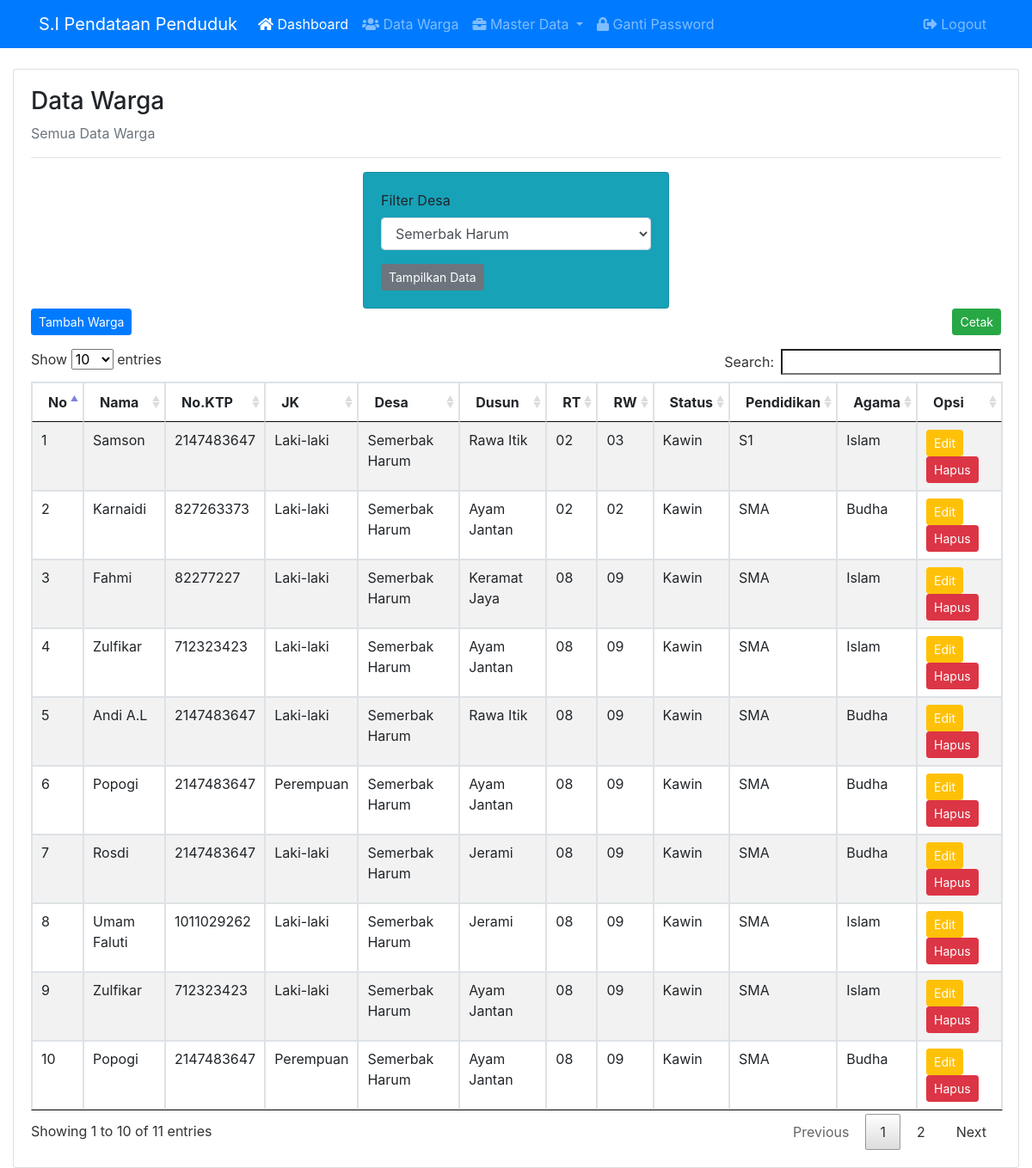
Page /admin/warga_filter.php?desa=7 (signed in) on the committed database.
### tables this page shows
CREATE TABLE `warga` (
  `warga_id` int(11) NOT NULL,
  `warga_nama` varchar(50) NOT NULL,
  `warga_ktp` int(20) NOT NULL,
  `warga_jk` varchar(10) NOT NULL,
  `warga_desa` int(11) NOT NULL,
  `warga_dusun` int(11) NOT NULL,
  `warga_rt` varchar(5) NOT NULL,
  `warga_rw` varchar(5) NOT NULL,
  `warga_status` varchar(15) NOT NULL,
  `warga_pendidikan` varchar(5) NOT NULL,
  `warga_agama` varchar(10) NOT NULL
);

CREATE TABLE `desa` (
  `desa_id` int(11) NOT NULL,
  `desa_nama` varchar(50) NOT NULL
);

CREATE TABLE `dusun` (
  `dusun_id` int(11) NOT NULL,
  `dusun_nama` varchar(50) NOT NULL
);

### admin/warga_filter.php (the view, shortened to what this page needs)
<?php
include 'header.php';
?>
<div class="container-fluid">
	<div class="card">
		<div class="card-body">
			<h3>Data Warga</h3>
			<p class="text-muted">Semua Data Warga</p>
			<hr>
			<div class="row">
				<div class="col-md-4 mx-auto">
					<div class="card bg-info">
						<div class="card-body">
							<form method="get" action="warga_filter.php">
								<div class="form-group">
									<label>Filter Desa</label>
									<select name="desa" class="form-control" required="required">
										<?php
										$id_desa = $_GET['desa'];
										$desa = mysqli_query($koneksi,"SELECT * FROM desa");
										while($d = mysqli_fetch_array($desa)){
											?>
											<option <?php if($d['desa_id']==$id_desa){echo "Selected='selected'";} ?> value="<?php echo $d['desa_id']; ?>"><?php echo $d['desa_nama']; ?></option>
											<?php
										}
										?>
									</select>
								</div>
								<input type="submit" value="Tampilkan Data" class="btn btn-secondary btn-sm">
							</form>
						</div>
					</div>
				</div>
			</div>
			<a class="btn btn-primary btn-sm mb-3" href="warga_tambah.php">Tambah Warga</a>
			<a class="btn btn-success btn-sm mb-3 float-right" href="warga_cetak_filter.php?desa=<?php echo $id_desa; ?>" target="_blank">Cetak</a>
			<table class="table table-bordered table-hover table-striped table-saya">
				<thead>
					<tr>
						<th>No</th>
						<th>Nama</th>
						<th>No.KTP</th>
						<th>JK</th>
						<th>Desa</th>
						<th>Dusun</th>
						<th>RT</th>
						<th>RW</th>
						<th>Status</th>
						<th>Pendidikan</th>
						<th>Agama</th>
						<th>Opsi</th>
					</tr>
				</thead>
				<tbody>
					<?php
					$no = 1;
					$desa = $_GET['desa'];
					$warga = mysqli_query($koneksi,"SELECT * FROM warga,desa,dusun WHERE warga_desa=desa_id and warga_dusun=dusun_id and warga_desa='$desa' ORDER BY warga_id ASC");
					while($w = mysqli_fetch_array($warga)){
					?>
					<tr>
						<td><?php echo $no++; ?></td>
						<td><?php echo $w['warga_nama']; ?></td>
						<td><?php echo $w['warga_ktp']; ?></td>
						<td><?php echo $w['warga_jk']; ?></td>
						<td><?php echo $w['desa_nama']; ?></td>
						<td><?php echo $w['dusun_nama']; ?></td>
						<td><?php echo $w['warga_rt']; ?></td>
						<td><?php echo $w['warga_rw']; ?></td>
						<td><?php echo $w['warga_status']; ?></td>
						<td><?php echo $w['warga_pendidikan']; ?></td>
						<td><?php echo $w['warga_agama']; ?></td>
						<td>
							<a href="warga_edit.php?id=<?php echo $w['warga_id']; ?>" class="btn btn-warning text-white btn-sm">Edit</a>
							<a href="warga_hapus.php?id=<?php echo $w['warga_id']; ?>" class="btn btn-danger btn-sm">Hapus</a>
						</td>
					</tr>
					<?php
					}
					?>
				</tbody>
			</table>
		</div>
	</div>
</div>
<?php
include 'footer.php';
?>

### rows in the picture
warga: warga_nama "Samson", warga_ktp "2147483647", warga_jk "Laki-laki", desa.desa_nama "Semerbak Harum", dusun.dusun_nama "Rawa Itik", warga_rt "02", warga_rw "03", warga_status "Kawin", warga_pendidikan "S1", warga_agama "Islam"
warga: warga_nama "Karnaidi", warga_ktp "827263373", warga_jk "Laki-laki", desa.desa_nama "Semerbak Harum", dusun.dusun_nama "Ayam Jantan", warga_rt "02", warga_rw "02", warga_status "Kawin", warga_pendidikan "SMA", warga_agama "Budha"
warga: warga_nama "Fahmi", warga_ktp "82277227", warga_jk "Laki-laki", desa.desa_nama "Semerbak Harum", dusun.dusun_nama "Keramat Jaya", warga_rt "08", warga_rw "09", warga_status "Kawin", warga_pendidikan "SMA", warga_agama "Islam"
warga: warga_nama "Zulfikar", warga_ktp "712323423", warga_jk "Laki-laki", desa.desa_nama "Semerbak Harum", dusun.dusun_nama "Ayam Jantan", warga_rt "08", warga_rw "09", warga_status "Kawin", warga_pendidikan "SMA", warga_agama "Islam"
warga: warga_nama "Andi A.L", warga_ktp "2147483647", warga_jk "Laki-laki", desa.desa_nama "Semerbak Harum", dusun.dusun_nama "Rawa Itik", warga_rt "08", warga_rw "09", warga_status "Kawin", warga_pendidikan "SMA", warga_agama "Budha"
warga: warga_nama "Popogi", warga_ktp "2147483647", warga_jk "Perempuan", desa.desa_nama "Semerbak Harum", dusun.dusun_nama "Ayam Jantan", warga_rt "08", warga_rw "09", warga_status "Kawin", warga_pendidikan "SMA", warga_agama "Budha"
warga: warga_nama "Rosdi", warga_ktp "2147483647", warga_jk "Laki-laki", desa.desa_nama "Semerbak Harum", dusun.dusun_nama "Jerami", warga_rt "08", warga_rw "09", warga_status "Kawin", warga_pendidikan "SMA", warga_agama "Budha"
warga: warga_nama "Umam Faluti", warga_ktp "1011029262", warga_jk "Laki-laki", desa.desa_nama "Semerbak Harum", dusun.dusun_nama "Jerami", warga_rt "08", warga_rw "09", warga_status "Kawin", warga_pendidikan "SMA", warga_agama "Islam"
warga: warga_nama "Zulfikar", warga_ktp "712323423", warga_jk "Laki-laki", desa.desa_nama "Semerbak Harum", dusun.dusun_nama "Ayam Jantan", warga_rt "08", warga_rw "09", warga_status "Kawin", warga_pendidikan "SMA", warga_agama "Islam"
warga: warga_nama "Popogi", warga_ktp "2147483647", warga_jk "Perempuan", desa.desa_nama "Semerbak Harum", dusun.dusun_nama "Ayam Jantan", warga_rt "08", warga_rw "09", warga_status "Kawin", warga_pendidikan "SMA", warga_agama "Budha"

### other values in the picture
form field desa "Semerbak Harum"
